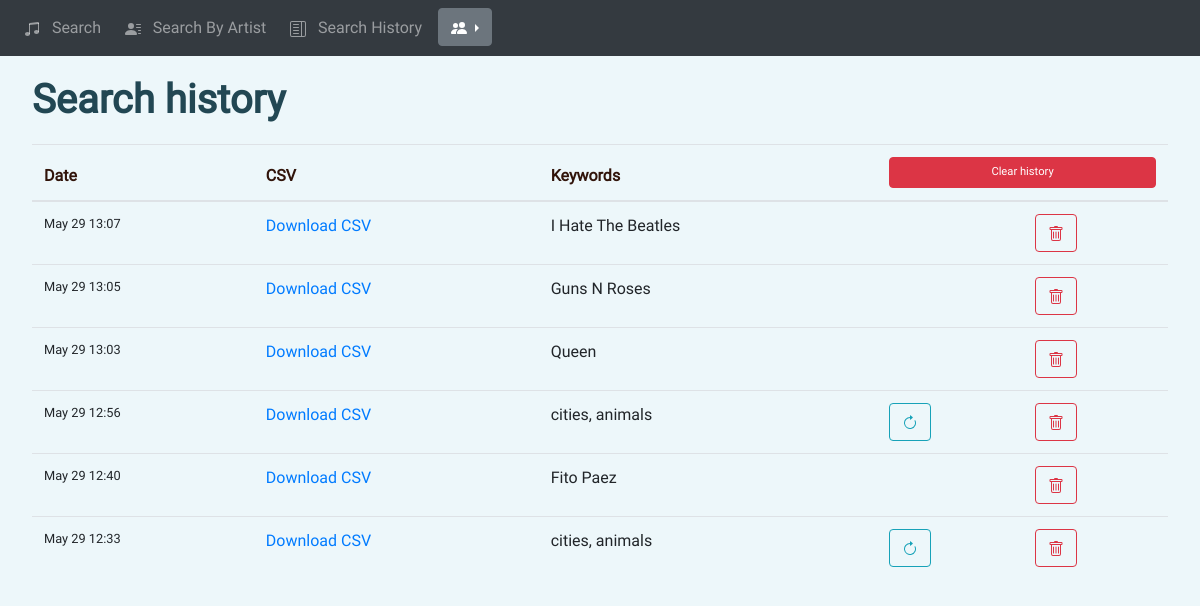
The app's page /history (signed in), older data.
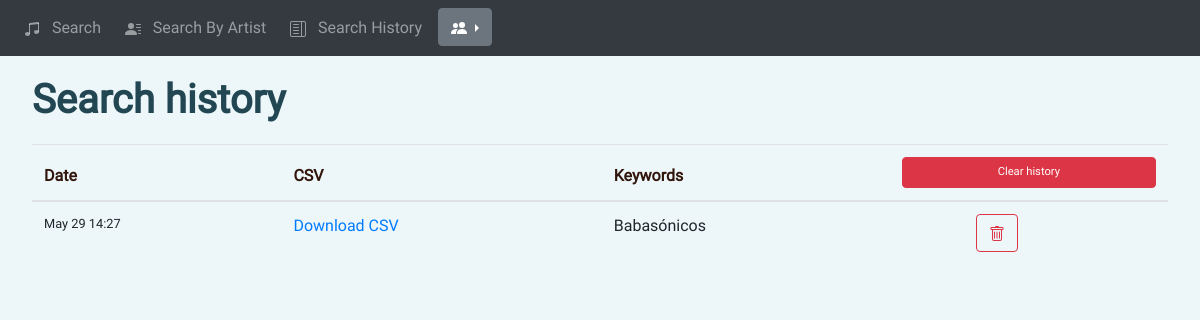
The same page, newer data.
### sd_app/models.py (models this page shows)
class Search(db.Model):
    id = db.Column(db.Integer, primary_key=True)
    date = db.Column(db.DateTime(timezone=True), default=func.now())
    user = db.Column(db.String(150))
    keywords = db.Column(db.String(150))
    csv_path = db.Column(db.String(150))
    html_path = db.Column(db.String(150))
    user_id = db.Column(db.Integer, db.ForeignKey("user.id"))
    by_artist = db.Column(db.Integer, default=0)
    user_inst = db.relationship("User", back_populates="searches")

### sd_app/views.py (the view)
@views.route('/history', methods=['GET'])
@login_required
def history():
    return render_template("history.html",
                           user=current_user,
                           searches=Search.query.filter_by(user_id=current_user.id).order_by(
                               Search.date.desc()).all(),
                           json_load=json.loads,
                           set=set)

### sd_app/__init__.py (called while the page is built)
def create_app():
    global app
    app = Flask(__name__)
    app.config['SECRET_KEY'] = 'THISISTHESECRETKEY'
    app.config['SQLALCHEMY_DATABASE_URI'] = db_string_conn
    db.init_app(app)
    env = Environment(  # Jinja env
        loader=PackageLoader("sd_app"),
        autoescape=select_autoescape()
    )
    from .views import views
    from .auth import auth
    from .api import api
    app.register_blueprint(views, url_prefix='/')
    app.register_blueprint(auth, url_prefix='/')
    app.register_blueprint(api, url_prefix='/api/')
    from .models import User
    create_database(app)
    login_manager = LoginManager()
    login_manager.login_view = 'auth.login'
    login_manager.init_app(app)
    @login_manager.user_loader
    def load_user(id):
        return User.query.get(int(id))
    return app

### sd_app/templates/history.html (shortened to what this page needs)
{% extends "base.html" %} {% block title %}Search history{% endblock %}
{% block content %}
<h1 class="page-title">Search history</h1>
<table class="table" id="keyword-table">
    <thead>
        <tr>
        <th scope="col">Date</th>
        <th scope="col">CSV</th>
        <th scope="col">Keywords</th>
        <th scope="col" colspan="2">
          <button type="button" class="btn btn-danger" onClick="clear_table('history')" style="font-size:70%;width:100%">Clear history</button>
        </th>
        </tr>
    </thead>
    <tbody>
        {%for search in searches %}
    <tr>
    <td class="text">
        {{search.date.strftime('%b %d %H:%M')}}
    </td>
    <td>
        {% if search.csv_path != 'In progress' and search.csv_path != 'Failed' %}
      <a href="{{ url_for('views.download', filename=search.csv_path) }}">Download CSV</a>
        {% else %}
        {{search.csv_path}}
        {% endif %}
    </td>
    {% if search.by_artist == 0 %}
        <td>
            {{ ', '.join(set(json_load(search.keywords).get('keyword').values())) }}
        </td>
        <td class="column_action">
            <button type="button" class="btn btn-outline-info" onClick="repeat_search({{ search.keywords }})">
            </button>
        </td>
    {% else %}
    <td>
        {{ search.keywords }}
    </td>
    <td>
    </td>
    {% endif %}
    <td class="column_action">
        <button type="button" class="btn btn-outline-danger" onClick="delete_row({{ search.id }}, 'history')">
        </button>
    </td>
    </tr>
        {% endfor %}
  </tbody>
</table>
{% endblock %}

### sd_app/templates/base.html (shortened to what this page needs)
<!DOCTYPE html>
<html>
  <head>
    <link
      rel="stylesheet"
      href="https://stackpath.bootstrapcdn.com/bootstrap/4.4.1/css/bootstrap.min.css"
    />
    <link rel="stylesheet" href="{{ url_for('static', filename='base.css') }}">
  </head>
  <body>
    <nav class="navbar navbar-expand-lg navbar-dark bg-dark">
      <div class="collapse navbar-collapse" id="navbar">
        <div class="navbar-nav">
          {% if user.is_authenticated %}
          <a class="nav-item nav-link" id="search" href="/search">
            &nbsp Search &nbsp
          </a>
          <a class="nav-item nav-link" id="search-by-artist" href="/search-by-artist">
            &nbsp Search By Artist &nbsp
          </a>
          <a class="nav-item nav-link" id="history" href="/history">
            &nbsp Search History &nbsp
          </a>
          <div class="dropdown dropright">
            <button class="btn btn-secondary dropdown-toggle" type="button" id="dropdownMenuButton" data-toggle="dropdown" aria-haspopup="true" aria-expanded="false">
            </button>
          </div>
          {% endif %}
        </div>
      </div>
    </nav>
    <div style="margin:0 2em;">{% block content %}
    {% endblock %}
    </div>
  </body>
</html>

### sd_app/static/base.css (style rules this page uses)
:root { --background:#edf7fa; --background-secondary:#cfd3cf; --primary:#5eb9d5; --primary-title:#224753; --secondary: #d57a5e; --text: #31140a; }
.navbar-nav { font-family: roboto; vertical-align: center; }
.page-title { color:var(--primary-title); font-family:roboto; font-weight:bold; margin-top: 0.5em; margin-bottom: 0.5em; }
table { margin-bottom: 5em; font-family:roboto; padding: 0.85em 1.2em; }
th { color:var(--text); }
button, input, label { font-family:roboto; }
.column_action { justify-content: center; }
.text { font-family: roboto; font-size: 0.8em; }
html, body { background-color: var(--background); margin:0; padding:0;; }

Row changes from the older to the newer data that the page shows:
removed Search: date "May 29 13:07", keywords "I Hate The Beatles"
removed Search: date "May 29 13:05", keywords "Guns N Roses"
removed Search: date "May 29 13:03", keywords "Queen"
removed Search: date "May 29 12:56", keywords "cities, animals"
removed Search: date "May 29 12:40", keywords "Fito Paez"
removed Search: date "May 29 12:33", keywords "cities, animals"
now on this page (row edited): Search: date "May 29 14:27", keywords "Babasónicos"
